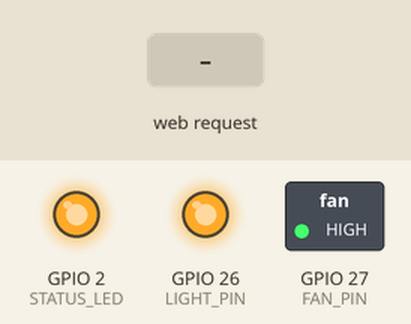
Recording of a sketch running on a simulated ESP32. Shown: switched loads named in the sketch (green lamp = pin HIGH), output pins drawn as LEDs (lit = HIGH). The test bench sets the inputs (shaded band). WiFi joins after 1.5 s; servers stay silent unless stated; what the sketch prints to the serial monitor is not drawn.

Above: at 3.7 s.
3.8 s: HTTP request GET /light_on received
At 4.9 s:
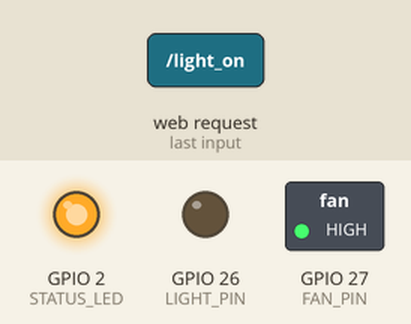
5.3 s: HTTP request GET /fan_on received
At 6.1 s:
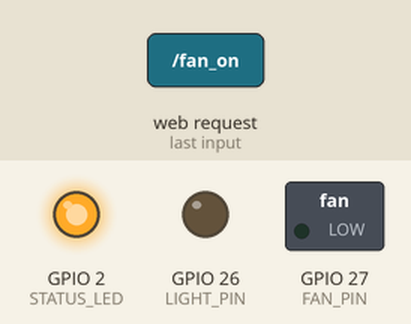
6.8 s: HTTP request GET /light_off received
At 7.3 s:
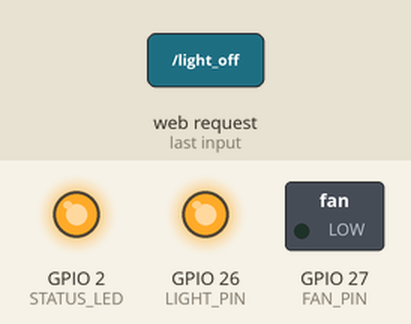
8.3 s: HTTP request GET /fan_off received
At 9.7 s:
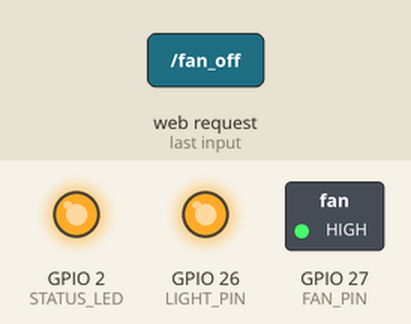
Timing chart, 0 to 10.8 s (numbered marks = the images above; inputs shaded):
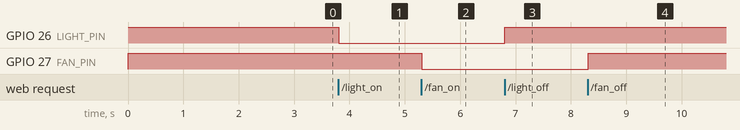

Measured:
- after the input at 3.8 s, GPIO 26 (LIGHT_PIN): HIGH → LOW at once
- after the input at 5.3 s, GPIO 27 (FAN_PIN): HIGH → LOW at once
- after the input at 6.8 s, GPIO 26 (LIGHT_PIN): LOW → HIGH at once
- after the input at 8.3 s, GPIO 27 (FAN_PIN): LOW → HIGH at once

The sketch:

ESP32_Master_Setup.ino
```cpp
#include <WiFi.h>
#include <WebServer.h>
#include <ESPmDNS.h>
#include <WiFiManager.h>

WebServer server(80);

// ======================
// Pins
// ======================
const int STATUS_LED = 2;
const int LIGHT_PIN  = 26;
const int FAN_PIN    = 27;

bool wifiConnected = false;

// ======================
// Function Prototypes
// ======================
bool connectSavedWiFi(uint32_t timeoutMs);
bool startConfigPortal();
void startWebServer();

// ======================
// Setup
// ======================
void setup() {

  Serial.begin(115200);

  pinMode(STATUS_LED, OUTPUT);
  pinMode(LIGHT_PIN, OUTPUT);
  pinMode(FAN_PIN, OUTPUT);

  // Active LOW relays OFF
  digitalWrite(LIGHT_PIN, HIGH);
  digitalWrite(FAN_PIN, HIGH);

  digitalWrite(STATUS_LED, LOW);

  WiFi.mode(WIFI_STA);
  WiFi.setAutoReconnect(true);
  WiFi.persistent(true);

  Serial.println();
  Serial.println("=================================");
  Serial.println("VisionLink Booting...");
  Serial.println("=================================");

  if (connectSavedWiFi(30000)) {

    wifiConnected = true;

    digitalWrite(STATUS_LED, HIGH);

    Serial.println("WiFi Connected");
    Serial.print("IP: ");
    Serial.println(WiFi.localIP());

  } else {

    wifiConnected = false;

    if (startConfigPortal()) {

      wifiConnected = true;

      digitalWrite(STATUS_LED, HIGH);

      Serial.println("WiFi Configured");
      Serial.print("IP: ");
      Serial.println(WiFi.localIP());

    } else {

      Serial.println("Portal Failed");
      ESP.restart();
    }
  }

  // mDNS
  if (MDNS.begin("visionlink")) {

    Serial.println("mDNS Started");
    Serial.println("http://visionlink.local");

  } else {

    Serial.println("mDNS Failed");
  }

  startWebServer();
}

// ======================
// Loop
// ======================
void loop() {

  server.handleClient();

  // WiFi Lost
  if (wifiConnected && WiFi.status() != WL_CONNECTED) {

    wifiConnected = false;

    Serial.println();
    Serial.println("=================================");
    Serial.println("WiFi Lost");
    Serial.println("Trying Reconnect...");
    Serial.println("=================================");

    if (connectSavedWiFi(30000)) {

      wifiConnected = true;

      digitalWrite(STATUS_LED, HIGH);

      Serial.println("WiFi Reconnected");
      Serial.print("IP: ");
      Serial.println(WiFi.localIP());

    } else {

      Serial.println("Reconnect Failed");
      Serial.println("Starting Config Portal");

      if (startConfigPortal()) {

        wifiConnected = true;

        digitalWrite(STATUS_LED, HIGH);

        Serial.println("WiFi Configured");
        Serial.print("IP: ");
        Serial.println(WiFi.localIP());

      } else {

        ESP.restart();
      }
    }
  }

  delay(10);
}

// ======================
// Connect Saved WiFi
// ======================
bool connectSavedWiFi(uint32_t timeoutMs) {

  Serial.println("Searching Saved WiFi...");

  // DO NOT erase saved credentials
  WiFi.disconnect(false, false);
  delay(500);

  WiFi.mode(WIFI_STA);
  delay(500);

  WiFi.begin();

  uint32_t startTime = millis();

  bool ledState = false;
  uint32_t lastBlink = 0;

  while (WiFi.status() != WL_CONNECTED &&
         millis() - startTime < timeoutMs) {

    if (millis() - lastBlink >= 2000) {

      ledState = !ledState;
      digitalWrite(STATUS_LED, ledState);

      Serial.print(".");

      lastBlink = millis();
    }

    delay(50);
  }

  Serial.println();

  if (WiFi.status() == WL_CONNECTED) {

    digitalWrite(STATUS_LED, HIGH);

    return true;
  }

  digitalWrite(STATUS_LED, LOW);

  return false;
}

// ======================
// Config Portal
// ======================
bool startConfigPortal() {

  digitalWrite(STATUS_LED, LOW);

  Serial.println();
  Serial.println("=================================");
  Serial.println("Starting Config Portal");
  Serial.println("SSID: VisionLink_Setup");
  Serial.println("=================================");

  WiFiManager wm;

  wm.setConfigPortalTimeout(0);

  return wm.startConfigPortal("VisionLink_Setup");
}

// ======================
// Web Server
// ======================
void startWebServer() {

  server.on("/", []() {
    server.send(200, "text/plain", "VisionLink ESP32 Running");
  });

  server.on("/light_on", []() {
    digitalWrite(LIGHT_PIN, LOW);
    server.send(200, "text/plain", "Light ON");
  });

  server.on("/light_off", []() {
    digitalWrite(LIGHT_PIN, HIGH);
    server.send(200, "text/plain", "Light OFF");
  });

  server.on("/fan_on", []() {
    digitalWrite(FAN_PIN, LOW);
    server.send(200, "text/plain", "Fan ON");
  });

  server.on("/fan_off", []() {
    digitalWrite(FAN_PIN, HIGH);
    server.send(200, "text/plain", "Fan OFF");
  });

  server.begin();

  Serial.println("Web Server Started");
}
```
